Frame 1 (no input): blank canvas, image omitted
Frame 60 (the mouse pressed at the canvas centre just before this capture): blank canvas, image omitted
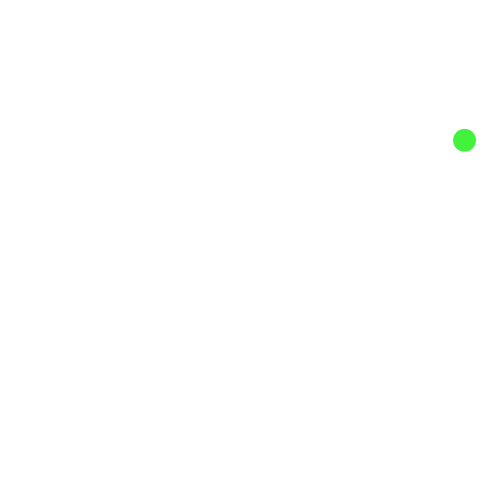
Frame 120 (the mouse held since frame 60 and released just before this capture)

The Processing sketch whose frames 1 and 60 were blank and that drew this single picture after the mouse press (run headless with seeded random() and noise(); from frame 60 on, the mouse is pressed at the canvas centre):

// Processing sketch: processing_128401
// ── processing_128401.pde

// criar um array de bolas
Bola [] bola_array = new Bola [1000];
int n=0;
void setup() {
  size(500, 500);
  background(255);
}

void draw() { 
  background(255); 
    for (int i=0; i<n; i++) {
      bola_array[i].move(); 
      bola_array[i].desenha();
    }
 
}

void mousePressed(){
  bola_array[n]=new Bola(random(10, 30), color(random(255), random(255), random(255)), mouseX, mouseY, random(-5, 5), random(-5, 5));
    n++;
}
  
class Bola {
  float w;
  color c;
  PVector location;
  PVector velocity;

  Bola(float w1, color c1, float x, float y, float vx, float vy) {
    w = w1;
    c = c1;
    location = new PVector (x, y);
    velocity = new PVector (vx, vy);
  }

  void move() {
    location.add(velocity);
    if ((location.x > width) || (location.x < 0)) {
      velocity.x = velocity.x*-1;
    }
    if ((location.y > height) || (location.y < 0)) {
      velocity.y = velocity.x*-1;
    }
  }

  void desenha() {
    smooth();
    fill(c);
    noStroke();
    ellipse(location.x, location.y, w, w);
  }
}
